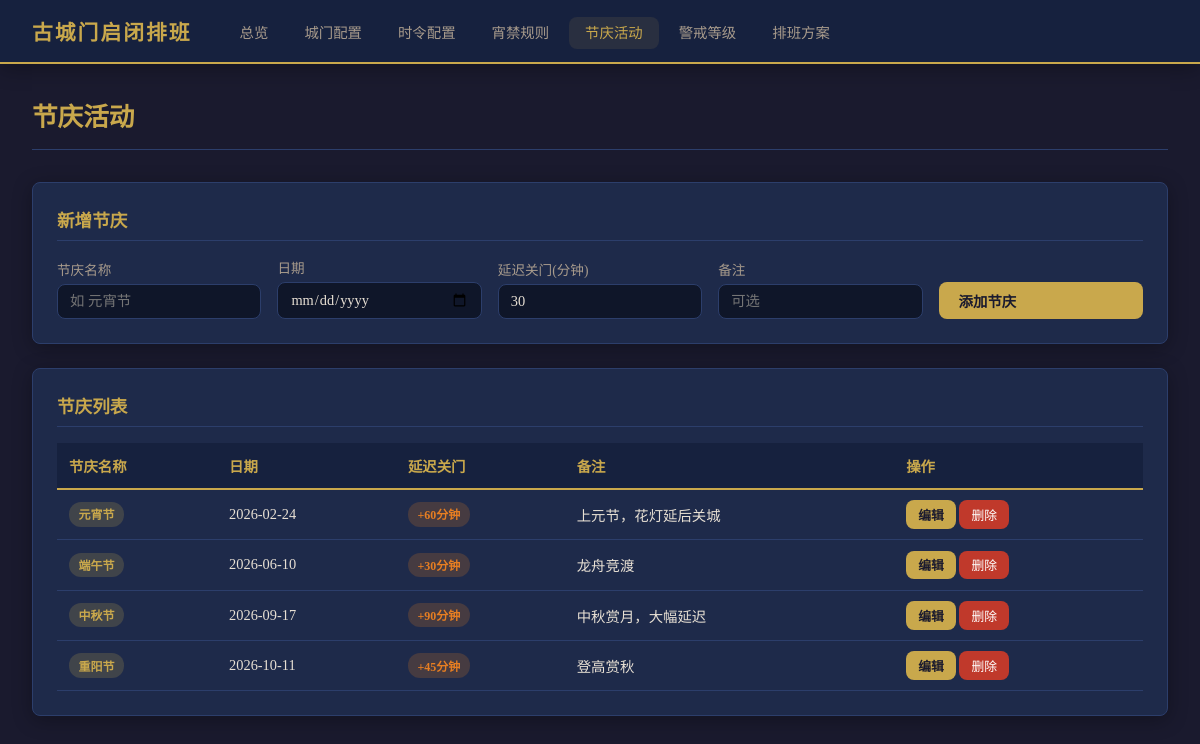
Before: /festivals with the older database file.
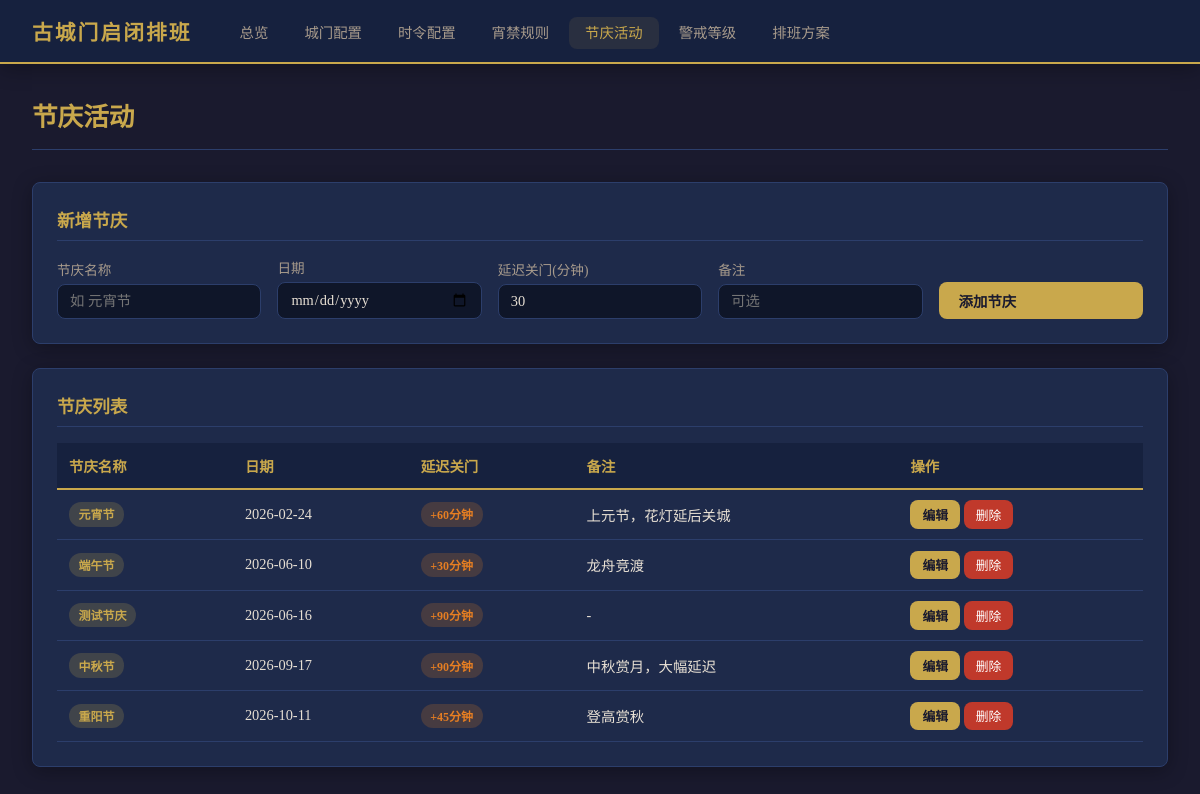
After: the same page with the newer database file.
### tables this page shows
CREATE TABLE "festivals" (
            id INTEGER PRIMARY KEY AUTOINCREMENT,
            festival_name TEXT NOT NULL,
            festival_date TEXT NOT NULL UNIQUE,
            delay_minutes INTEGER NOT NULL DEFAULT 30,
            notes TEXT DEFAULT ''
        );

### main.py (the view)
@app.get("/festivals", response_class=HTMLResponse)
async def festivals_page(request: Request, error: str = None):
    conn = get_db()
    festivals = conn.execute("SELECT * FROM festivals ORDER BY festival_date").fetchall()
    conn.close()
    return templates.TemplateResponse("festivals.html", {
        "request": request,
        "festivals": festivals,
        "active_page": "festivals",
        "error_msg": error,
    })

### templates/festivals.html (shortened to what this page needs)
{% extends "base.html" %}
{% block content %}
<div class="page-header">
    <h1>节庆活动</h1>
</div>
<div class="card">
    <h2>新增节庆</h2>
    <form action="/festivals/add" method="post" class="form-grid">
        <div class="form-group">
            <label>节庆名称</label>
            <input type="text" name="festival_name" required placeholder="如 元宵节">
        </div>
        <div class="form-group">
            <label>日期</label>
            <input type="date" name="festival_date" required>
        </div>
        <div class="form-group">
            <label>延迟关门(分钟)</label>
            <input type="number" name="delay_minutes" min="0" max="300" value="30" required>
        </div>
        <div class="form-group">
            <label>备注</label>
            <input type="text" name="notes" placeholder="可选">
        </div>
        <div class="form-group">
            <label>&nbsp;</label>
            <button type="submit" class="btn btn-primary">添加节庆</button>
        </div>
    </form>
</div>
<div class="card">
    <h2>节庆列表</h2>
    <div class="table-responsive">
        <table>
            <thead>
                <tr>
                    <th>节庆名称</th>
                    <th>日期</th>
                    <th>延迟关门</th>
                    <th>备注</th>
                    <th>操作</th>
                </tr>
            </thead>
            <tbody>
                {% for f in festivals %}
                <tr>
                    <td><span class="badge badge-gold">{{ f.festival_name }}</span></td>
                    <td>{{ f.festival_date }}</td>
                    <td><span class="badge badge-orange">+{{ f.delay_minutes }}分钟</span></td>
                    <td>{{ f.notes or '-' }}</td>
                    <td>
                        <button type="button" class="btn btn-primary btn-sm" onclick="openEditModal({{ f.id }}, '{{ f.festival_name }}', '{{ f.festival_date }}', {{ f.delay_minutes }}, '{{ f.notes or '' }}')">编辑</button>
                        <form action="/festivals/delete/{{ f.id }}" method="post" style="display:inline;"
                              onsubmit="return confirm('确定删除节庆 {{ f.festival_name }}？')">
                            <button type="submit" class="btn btn-danger btn-sm">删除</button>
                        </form>
                    </td>
                </tr>
                {% endfor %}
            </tbody>
        </table>
    </div>
</div>
{% endblock %}

Changed rows visible on the page:
added festivals: festival_name "测试节庆", festival_date "2026-06-16", delay_minutes "90", notes "-"
